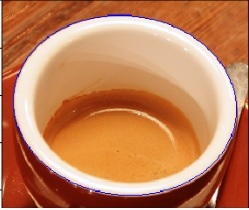
#> input picture hcage.jpg, 249 x 210 px
$ python Entregacuatro.py
#> lines starting #> are read from the running program, lines starting #| are printed output that depends on the picture
###Librerias
import logging
import numpy as np
import cv2

from tkinter import filedialog
from tkinter import *
# Homomorphic filter class
class HomomorphicFilter:


    def __init__(self, a = 0.5, b = 1.5):
        self.a = float(a)
        self.b = float(b)

    # Filters
    def __butterworth_filter(self, I_shape, filter_params):
        P = I_shape[0]/2
        Q = I_shape[1]/2
        U, V = np.meshgrid(range(I_shape[0]), range(I_shape[1]), sparse=False, indexing='ij')
        Duv = (((U-P)**2+(V-Q)**2)).astype(float)
        H = 1/(1+(Duv/filter_params[0]**2)**filter_params[1])
        return (1 - H)

    def __gaussian_filter(self, I_shape, filter_params):
        P = I_shape[0]/2
        Q = I_shape[1]/2
        H = np.zeros(I_shape)
        U, V = np.meshgrid(range(I_shape[0]), range(I_shape[1]), sparse=False, indexing='ij')
        Duv = (((U-P)**2+(V-Q)**2)).astype(float)
        H = np.exp((-Duv/(2*(filter_params[0])**2)))
        return (1 - H)

    # Methods
    def __apply_filter(self, I, H):
        H = np.fft.fftshift(H)
        I_filtered = (self.a + self.b*H)*I
        return I_filtered


    def filter(self, I, filter_params, filter='butterworth', H = None):


        #  Validating image
        if len(I.shape) is not 2:
            raise Exception('Improper image')

        # Take the image to log domain and then to frequency domain
        I_log = np.log1p(np.array(I, dtype="float"))
        I_fft = np.fft.fft2(I_log)

        # Filters
        if filter=='butterworth':
            H = self.__butterworth_filter(I_shape = I_fft.shape, filter_params = filter_params)
        elif filter=='gaussian':
            H = self.__gaussian_filter(I_shape = I_fft.shape, filter_params = filter_params)
        elif filter=='external':
            print('external')
            if len(H.shape) is not 2:
                raise Exception('Invalid external filter')
        else:
            raise Exception('Selected filter not implemented')

        # Apply filter on frequency domain then take the image back to spatial domain
        I_fft_filt = self.__apply_filter(I = I_fft, H = H)
        I_filt = np.fft.ifft2(I_fft_filt)
        I = np.exp(np.real(I_filt))-1
        return np.uint8(I)

    def mediana(self,I,paramMediana ):
        Imedian = cv2.medianBlur(I,paramMediana)
        return Imedian


# End of class HomomorphicFilter
""" class FiltroSuavizado:
     def __init__(self, a = 0.5, b = 1.5):
        self.a = float(a)
        self.b = float(b)
        # Filters
    def __butterworth_filter(self, I_shape, filter_params):
        P = I_shape[0]/2
        Q = I_shape[1]/2
        U, V = np.meshgrid(range(I_shape[0]), range(I_shape[1]), sparse=False, indexing='ij')
        Duv = (((U-P)**2+(V-Q)**2)).astype(float)
        H = 1/(1+(Duv/filter_params[0]**2)**filter_params[1])
        return (1 - H)

 """

if __name__ == "__main__":


    root = Tk()
    root.withdraw()
    root.filename =  filedialog.askopenfilename(initialdir = "/",title = "Select file",filetypes = (("all files",".*"),("jpg files",".jpg")))
#> the answer given: hcage.jpg
    img = cv2.imread(root.filename,0)
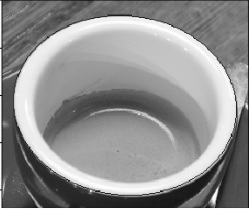
#> img: shape (210, 249); min 8, max 255, mean 142.9
    i2 = cv2.imread(root.filename)
#> i2 is the input picture: shape (210, 249, 3); mean B, G, R 88.6, 127.5, 193.9

    root.destroy()
    # Main code

    ##objeto.
    homo_filter = HomomorphicFilter(a = 0.9, b =1.4)
    IMediana = homo_filter.mediana(I=img,paramMediana = 3)
#> in mediana, `Imedian = cv2.medianBlur(I,paramMediana)`:
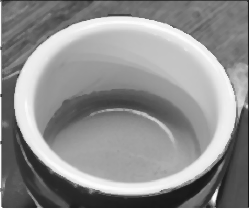
#> Imedian: shape (210, 249); min 19, max 255, mean 143.3
    img_filtered = homo_filter.filter(I=IMediana, filter_params=[45,1])
#> in filter, `I_log = np.log1p(np.array(I, dtype="float"))`:
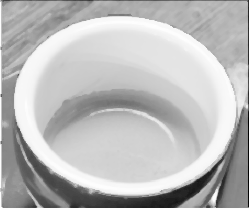
#> I_log: shape (210, 249) float64; min 3, max 5.55, mean 4.86; drawn with min black and max white
#> in __apply_filter, `H = np.fft.fftshift(H)`:
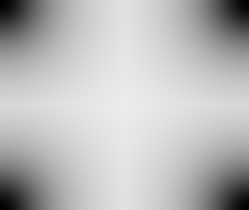
#> H: shape (210, 249) float64; min 0.000123, max 0.929, mean 0.733
#> in filter, `I = np.exp(np.real(I_filt))-1`:
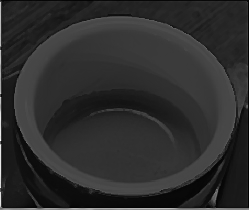
#> I: shape (210, 249) float64; min 2.34, max 486.9, mean 89; drawn with min black and max white
#> in filter, `return np.uint8(I)`:
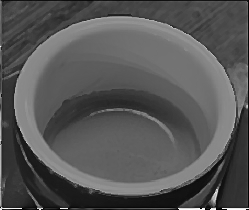
#> returned value: shape (210, 249); min 0, max 255, mean 85.8
    img_stacked = np.hstack((img,img_filtered)) #stacking images side-by-side 0.6l
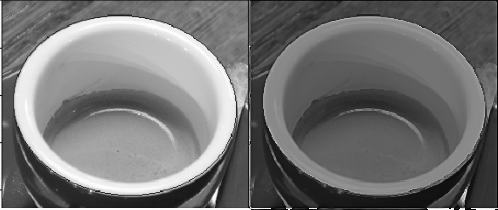
#> img_stacked: shape (210, 498); min 0, max 255, mean 114.4
    new=img_filtered+15
    # Ecualizacion
   # equ = cv2.equalizeHist(img_filtered)

    #mediana
    #cv2.imshow("Ventana de imagen Ecualizada",equ)
    cv2.imshow("Ventana de imagen salida",img_stacked)
    cv2.imshow("Ventana sin nada",i2)
    cv2.imshow("ImagenMediana",IMediana)
    cv2.imshow("final",new)
    cv2.imwrite('ba.png',new)
    cv2.waitKey(0)

$ run again, on prueba.png
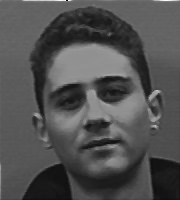
#> input picture prueba.png, 180 x 200 px
#> img is the input picture: shape (200, 180); min 6, max 254, mean 80.9
#> in filter, `return np.uint8(I)`:
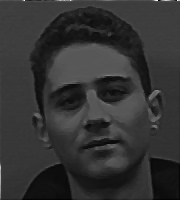
#> returned value: shape (200, 180); min 0, max 253, mean 51.1
#> `img_stacked = np.hstack((img,img_filtered))`:
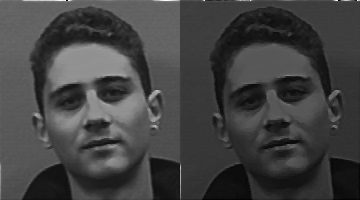
#> img_stacked: shape (200, 360); min 0, max 254, mean 66
